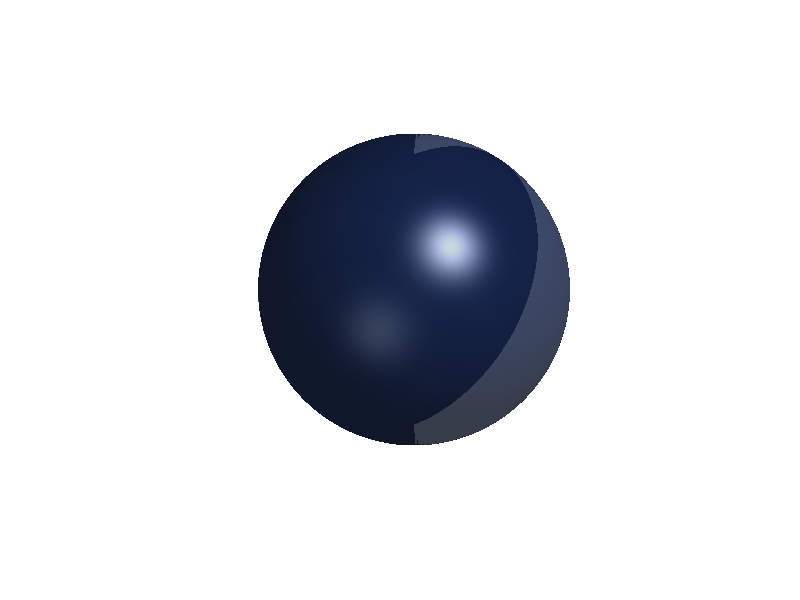

Source code (MATLAB): (Note: this script raises an error after producing the figure.)
clc; clear; close all;

%% ========================================================================
%% PHASE 1: REAL-WORLD MISSION CONSTANTS & PROPULSION SPECIFICATIONS
%% ========================================================================
Re = 6371e3;                % Earth radius (meters)
h_sat = 600e3;              % IBS Satellite stays at a stable 600 km orbit
h_deb_start = 850e3;        % Debris starts 250 km HIGHER (850 km) for clear visual gap
h_deb_target = 400e3;       % Target de-orbit altitude dropped down to 400 km

m_sat = 50;                 % IBS Satellite Mass (kg)
m_debris = 120;             % Space Debris Target Mass (kg)
m_total = m_sat + m_debris; 

% Real Ion Engine Performance Metrics
Thrust = 0.250;             % Steady state engine thrust (Newtons)
Isp = 3200;                 % Ion propulsion specific impulse (seconds)
g0 = 9.81;                  % Standard gravity acceleration (m/s^2)
mdot = Thrust / (Isp * g0); % Fuel mass flow consumption rate (kg/s)

%% ========================================================================
%% PHASE 2: TRUE MATHEMATICAL ORBITAL DECAY SOLVER
%% ========================================================================
fprintf('Solving real-world de-orbital descent matrices...\n');

current_r = Re + h_deb_start;
target_r = Re + h_deb_target;
mu = 3.986e14;              % Earth's gravitational parameter

real_time_seconds = 0;
fuel_consumed_kg = 0;

log_points = 500;
r_history = zeros(log_points, 1);
theta_history = zeros(log_points, 1);

dt_step = 60; % Numeric integration time step (seconds)
% Estimate duration to size the log buffer intervals cleanly
est_duration = abs(target_r - current_r) / (2 * Thrust / m_total * sqrt(mu/current_r));
log_interval = max(1, round(est_duration / (dt_step * log_points)));

idx = 1;
theta = 0.4; % Initial angular phase offset so they don't sit on top of each other

while current_r > target_r
    v_orbital = sqrt(mu / current_r);
    a_thrust = Thrust / (m_total - fuel_consumed_kg);
    
    % Radial decay velocity change rate (continuous retrograde deceleration)
    dr_dt = -2 * a_thrust * current_r / v_orbital; 
    
    current_r = current_r + dr_dt * dt_step;
    real_time_seconds = real_time_seconds + dt_step;
    fuel_consumed_kg = fuel_consumed_kg + mdot * dt_step;
    
    dtheta_dt = v_orbital / current_r;
    theta = theta + dtheta_dt * dt_step;
    
    if mod(real_time_seconds / dt_step, log_interval) == 0 && idx <= log_points
        r_history(idx) = current_r;
        theta_history(idx) = theta;
        idx = idx + 1;
    end
end

r_history(idx:end) = target_r;
theta_history(idx:end) = theta;
real_days = real_time_seconds / (24 * 3600);

fprintf('Real Mission Math Resolved:\n');
fprintf(' -> Total De-orbit Duration: %.2f Days\n', real_days);
fprintf(' -> Total Propellant Used  : %.4f kg\n\n', fuel_consumed_kg);

%% ========================================================================
%% PHASE 3: MAP VISUAL GEOMETRY ARRAYS
%% ========================================================================
num_frames = log_points;

% Satellite orbits continuously in its circular track
theta_sat = linspace(0, 16*pi, num_frames)'; 
x = (Re + h_sat) * cos(theta_sat);
y = (Re + h_sat) * sin(theta_sat);
z = zeros(num_frames, 1);

% Debris spirals downward from its distinct outer orbit path
x_d = r_history .* cos(theta_history);
y_d = r_history .* sin(theta_history);
z_d = zeros(num_frames, 1);

%% ========================================================================
%% PHASE 4: RENDER GRAPHICS ENVIRONMENT
%% ========================================================================
fig = figure('Color', 'k', 'Name', 'IBS Mission Analytics Dashboard', 'Position', [50, 50, 1150, 800]);
[X, Y, Z] = sphere(100);
try
    img = imread('map.jpg');
    surf(Re*X, Re*Y, -Re*Z, 'FaceColor', 'texturemap', 'EdgeColor', 'none', 'CData', img);
catch
    surf(Re*X, Re*Y, Re*Z, 'FaceColor', [0.05 0.12 0.3], 'EdgeColor', 'none', 'FaceAlpha', 0.8); 
end
hold on; axis equal; grid off; axis off;
lighting gouraud; camlight; view(3); rotate3d on;

scale = 160e3; 
debris_visual_scale = scale * 1.1;

[xc, yc, zc] = unit_box(1*scale, 1*scale, 3*scale);
cubesat_chassis = surf(xc, yc, zc, 'FaceColor', [0.75 0.75 0.8], 'EdgeColor', [0.1 0.1 0.1]);

[x_panel, y_panel, z_panel] = unit_box(4.0*scale, 0.05*scale, 2.5*scale);
solar_wing_left  = surf(x_panel, y_panel, z_panel, 'FaceColor', [0.1 0.3 0.6], 'EdgeColor', 'none');
solar_wing_right = surf(x_panel, y_panel, z_panel, 'FaceColor', [0.1 0.3 0.6], 'EdgeColor', 'none');

[xd_mesh, yd_mesh, zd_mesh] = sphere(12);
debris_mesh = surf(debris_visual_scale*xd_mesh, debris_visual_scale*yd_mesh, debris_visual_scale*zd_mesh, ...
    'FaceColor', [0.6 0.55 0.55], 'EdgeColor', [0.2 0.2 0.2]);

[ubeam, vbeam, wbeam] = cylinder([0.1 1.0], 24);
ubeam = ubeam * 1.2e5; vbeam = vbeam * 1.2e5;
ion_beam = surf(ubeam, vbeam, wbeam, 'FaceColor', [0 0.8 1], 'EdgeColor', 'none', 'FaceAlpha', 0.4);

% Pre-plot clear orbital paths to highlight the visual space gap
plot3(x, y, z, 'g:', 'LineWidth', 1.0, 'SeriesIndex', 1); % Satellite track reference
sat_trail = plot3(x(1), y(1), z(1), 'g-', 'LineWidth', 1.5);
deb_trail = plot3(x_d(1), y_d(1), z_d(1), 'r-', 'LineWidth', 1.5);

x_d_trail = zeros(num_frames, 1);
y_d_trail = zeros(num_frames, 1);
z_d_trail = zeros(num_frames, 1);

%% ========================================================================
%% PHASE 5: RUNTIME MISSION RENDERING ANIMATION LOOP
%% ========================================================================
for k = 1:num_frames
    current_fraction = k / num_frames;
    current_time_days = real_days * current_fraction;
    current_fuel_kg = fuel_consumed_kg * current_fraction;
    
    P_sat = [x(k); y(k); z(k)];
    P_deb = [x_d(k); y_d(k); z_d(k)];
    
    vec_to_debris = P_deb - P_sat;
    distance = norm(vec_to_debris);
    if distance < 1e-6, distance = 1e-6; end
    
    %% ATTITUDE ALIGNMENT ENGINE
    z_body = vec_to_debris / distance;
    x_body = cross([0;0;1], z_body);
    nx = norm(x_body);
    if nx < 1e-8, x_body = [1;0;0]; else, x_body = x_body/nx; end
    y_body = cross(z_body, x_body);
    R = [x_body, y_body, z_body];
    
    %% GEOMETRY PIPELINE RE-RENDERING
    update_geometry(cubesat_chassis, xc, yc, zc, R, P_sat);
    update_geometry(solar_wing_left,  x_panel, y_panel, z_panel, R, P_sat - R*([0; 0.8*scale; 0]));
    update_geometry(solar_wing_right, x_panel, y_panel, z_panel, R, P_sat + R*([0; 0.8*scale; 0]));
    
    set(debris_mesh, 'XData', debris_visual_scale * xd_mesh + P_deb(1), ...
                     'YData', debris_visual_scale * yd_mesh + P_deb(2), ...
                     'ZData', debris_visual_scale * zd_mesh + P_deb(3));
                 
    wbeam_scaled = wbeam * distance;
    update_geometry(ion_beam, ubeam, vbeam, wbeam_scaled, R, P_sat);
    
    % Trace dynamic trails
    x_d_trail(k) = P_deb(1); y_d_trail(k) = P_deb(2); z_d_trail(k) = P_deb(3);
    set(sat_trail, 'XData', x(1:k), 'YData', y(1:k), 'ZData', z(1:k));
    set(deb_trail, 'XData', x_d_trail(1:k), 'YData', y_d_trail(1:k), 'ZData', z_d_trail(1:k));
    
    %% TRUE DATA METRICS HUD DISPLAY
    deb_altitude = (norm(P_deb) - Re) / 1000; 
    title(sprintf(['REAL DE-ORBIT MISSION PROFILE\\n' ...
                   'Elapsed Mission Time: %.2f Days | Real Fuel Expended: %.4f kg\\n' ...
                   'IBS Tracking Range: %.1f km | Real Debris Altitude: %.1f km\\n' ...
                   'Status: Active Ion Braking (Retrograde Momentum Transfer Drop)'], ...
        current_time_days, current_fuel_kg, distance/1000, deb_altitude), ...
        'Color', 'w', 'FontSize', 11);
    
    % Set camera perspective to capture the altitude cross-section gap
    view(0, 90); % Top-down 2D plane look to clearly monitor space gap width
    camtarget([0, 0, 0]); % Center focus on Earth to see orbits shrink relative to globe
    
    drawnow limitrate;
    pause(0.04);
end

fprintf('=== FINAL FLIGHT DATA REPORT ===\n');
fprintf('Real-World Duration Required : %.2f Days\n', real_days);
fprintf('Total Xenon Fuel Mass Burned : %.4f kg\n', fuel_consumed_kg);
fprintf('Final Entry Altitude Reached : %.2f km\n', h_target/1000);

%% ========================================================================
%% AUXILIARY REUSEABLE ROTATION ENGINE FUNCTIONS
%% ========================================================================
function [X,Y,Z] = unit_box(dx,dy,dz)
X = [-1  1  1 -1 -1; -1  1  1 -1 -1] * dx/2;
Y = [-1 -1  1  1 -1; -1 -1  1  1 -1] * dy/2;
Z = [-1 -1 -1 -1 -1;  1  1  1  1  1] * dz/2;
end

function update_geometry(handle, x0, y0, z0, R, translation)
    orig_pts = [x0(:), y0(:), z0(:)];
    rot_pts = orig_pts * R';
    new_X = reshape(rot_pts(:,1), size(x0)) + translation(1);
    new_Y = reshape(rot_pts(:,2), size(y0)) + translation(2);
    new_Z = reshape(rot_pts(:,3), size(z0)) + translation(3);
    set(handle, 'XData', new_X, 'YData', new_Y, 'ZData', new_Z);
end
